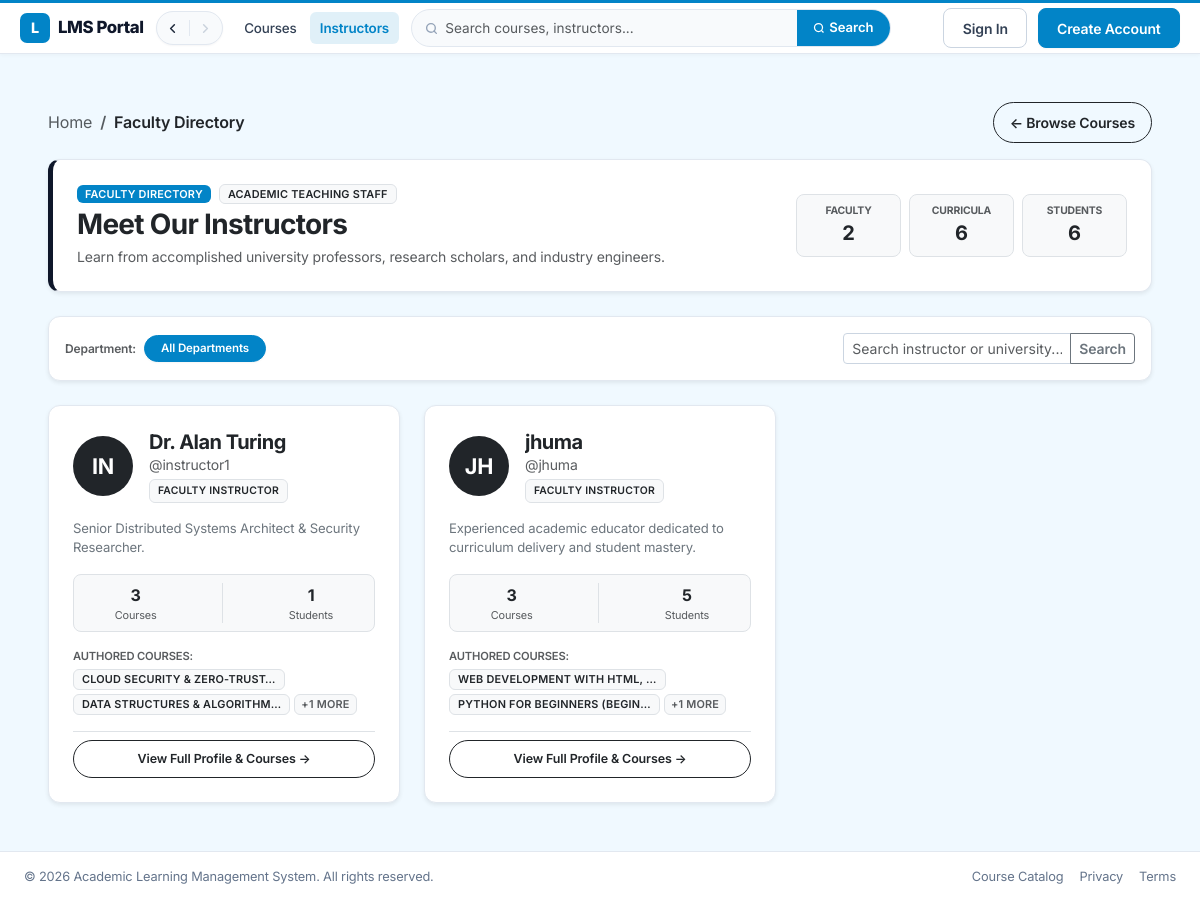
Before: /accounts/instructors/ with the older database file.
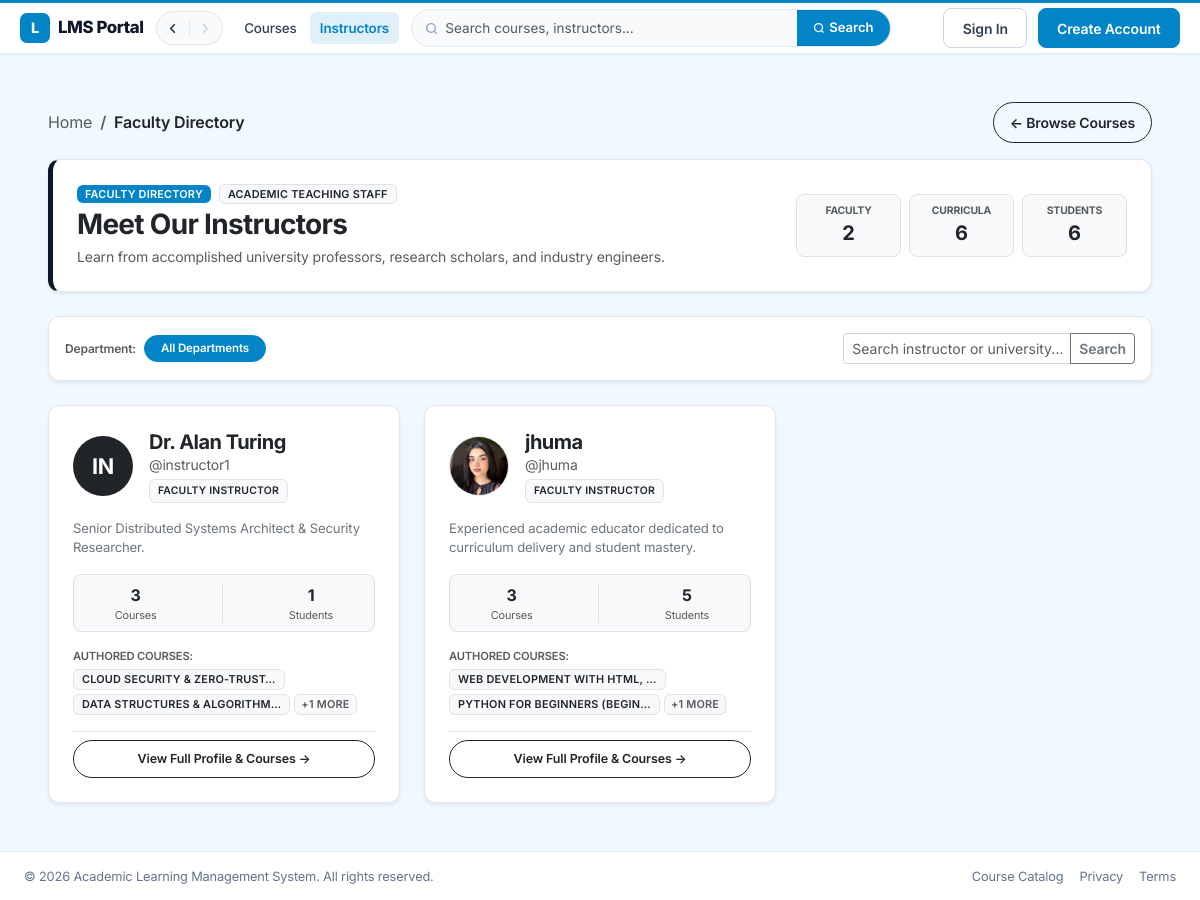
After: the same page with the newer database file.
### accounts/models.py (models this page shows, shortened)
class User(AbstractUser):
    class Role(models.TextChoices):
        STUDENT = 'student', 'Student'
        INSTRUCTOR = 'instructor', 'Instructor'
        ADMIN = 'admin', 'Admin'
    role = models.CharField(
        max_length=20,
        choices=Role.choices,
        default=Role.STUDENT,
    )
    bio = models.TextField(blank=True)
    profile_picture = models.ImageField(
        upload_to='profile_pics/',
        blank=True,
        null=True,
    )
    phone_number = models.CharField(max_length=30, blank=True, verbose_name="Phone Number")
    address = models.CharField(max_length=255, blank=True, verbose_name="Street Address")
    city = models.CharField(max_length=100, blank=True, verbose_name="City")
    state = models.CharField(max_length=100, blank=True, verbose_name="State / Province")
    postal_code = models.CharField(max_length=20, blank=True, verbose_name="Postal / ZIP Code")
    country = models.CharField(max_length=100, blank=True, verbose_name="Country")
    institution_name = models.CharField(max_length=200, blank=True, verbose_name="Institution / University", help_text="Current school, college, or university")
    student_id = models.CharField(max_length=50, blank=True, verbose_name="Student / Academic ID", help_text="Institutional registration or student ID number")
    department = models.CharField(max_length=150, blank=True, verbose_name="Department / Faculty", help_text="e.g. Department of Computer Science")
    degree_program = models.CharField(max_length=150, blank=True, verbose_name="Degree / Major Program", help_text="e.g. B.Sc. in Computer Science & Engineering")
    academic_year = models.CharField(max_length=50, blank=True, verbose_name="Academic Year / Level", help_text="e.g. 1st Year, Senior, Graduate")
    gpa = models.CharField(max_length=20, blank=True, verbose_name="GPA / Grade Point Average", help_text="e.g. 3.85 / 4.00")
    max_devices = models.PositiveIntegerField(default=2)
    xp_points = models.PositiveIntegerField(default=0)
    streak_days = models.PositiveIntegerField(default=0)

### courses/models.py (models this page shows, shortened)
class Course(models.Model):
    class Status(models.TextChoices):
        DRAFT = 'draft', 'Draft'
        PUBLISHED = 'published', 'Published'
        ARCHIVED = 'archived', 'Archived'
    class Level(models.TextChoices):
        BEGINNER = 'beginner', 'Beginner'
        INTERMEDIATE = 'intermediate', 'Intermediate'
        ADVANCED = 'advanced', 'Advanced'
    title = models.CharField(max_length=200)
    slug = models.SlugField(max_length=200, unique=True)
    description = models.TextField()
    instructor = models.ForeignKey(
        settings.AUTH_USER_MODEL,
        on_delete=models.CASCADE,
        related_name='courses_created',
    )
    category = models.ForeignKey(
        Category,
        on_delete=models.SET_NULL,
        null=True,
        blank=True,
        related_name='courses',
    )
    level = models.CharField(
        max_length=20,
        choices=Level.choices,
        default=Level.BEGINNER,
    )
    language = models.CharField(max_length=50, default='English')
    price = models.DecimalField(max_digits=10, decimal_places=2, default=0.00)
    discount_price = models.DecimalField(max_digits=10, decimal_places=2, null=True, blank=True)
    is_free = models.BooleanField(default=False)
    preview_video_url = models.URLField(blank=True)
    requirements = models.TextField(
        blank=True,
        help_text='Prerequisites or requirements for this course',
    )
    what_you_will_learn = models.TextField(
        blank=True,
        help_text='Key learning outcomes (one per line or summary)',
    )
    thumbnail = models.ImageField(upload_to='course_thumbnails/', blank=True, null=True)
    thumbnail_url = models.URLField(max_length=500, blank=True, default='', help_text='Direct web photo/image link (URL)')
    status = models.CharField(
        max_length=20,
        choices=Status.choices,
        default=Status.DRAFT,
    )
    is_blocked = models.BooleanField(default=False, help_text="Course blocked or suspended by administration")
    blocked_reason = models.CharField(max_length=255, blank=True, default='', help_text="Reason for administrative block")
    created_at = models.DateTimeField(auto_now_add=True)
    updated_at = models.DateTimeField(auto_now=True)
    class Meta:
        ordering = ['-created_at']

### accounts/views.py (the view, shortened to what this page needs)
# urls.py: path('instructors/', views.instructor_list, name='instructor_list'),
def instructor_list(request):
    instructors = (
        User.objects.filter(role=User.Role.INSTRUCTOR, is_active=True)
        .annotate(
            published_courses_count=Count(
                'courses_created',
                filter=Q(courses_created__status=Course.Status.PUBLISHED),
                distinct=True,
            ),
            total_students_enrolled=Count(
                'courses_created__enrollments',
                filter=Q(courses_created__status=Course.Status.PUBLISHED),
                distinct=True,
            ),
        )
        .prefetch_related(
            Prefetch(
                'courses_created',
                queryset=Course.objects.filter(status=Course.Status.PUBLISHED).select_related('category'),
                to_attr='published_courses'
            )
        )
        .order_by('-published_courses_count', 'first_name', 'username')
    )
    q = request.GET.get('q', '').strip()
    dept = request.GET.get('dept', '').strip()
    if dept:
        instructors = instructors.filter(department__iexact=dept)
    departments = (
        User.objects.filter(role=User.Role.INSTRUCTOR, is_active=True)
        .exclude(department='')
        .values_list('department', flat=True)
        .distinct()
    )
    total_instructors = instructors.count()
    total_courses = sum(inst.published_courses_count for inst in instructors)
    total_students = sum(inst.total_students_enrolled for inst in instructors)
    return render(request, 'accounts/instructor_list.html', {
        'instructors': instructors,
        'q': q,
        'selected_dept': dept,
        'departments': departments,
        'total_instructors': total_instructors,
        'total_courses': total_courses,
        'total_students': total_students,
    })

### templates/accounts/instructor_list.html (shortened to what this page needs)
{% extends 'base.html' %}
{% load static %}
{% block main_class %}container-fluid px-3 px-md-4 px-xl-5 my-4{% endblock %}
{% block extra_css %}
<link rel="stylesheet" href="{% static 'css/instructor_list.css' %}?v=20261125">
{% endblock %}
{% block content %}
<div style="max-width: 1200px; margin: 0 auto;">
    <div class="d-flex align-items-center justify-content-between mb-3 flex-wrap gap-2">
        <nav aria-label="breadcrumb">
            <ol class="breadcrumb mb-0 small">
                <li class="breadcrumb-item"><a href="{% url 'courses:course_list' %}" class="text-decoration-none text-muted">Home</a></li>
                <li class="breadcrumb-item active text-dark fw-semibold" aria-current="page">Faculty Directory</li>
            </ol>
        </nav>
        <div>
            <a href="{% url 'courses:course_list' %}" class="btn btn-outline-dark btn-sm rounded-pill px-3">
                &larr; Browse Courses
            </a>
        </div>
    </div>
    <div class="card border-0 shadow-sm p-4 mb-4 bg-white" style="border: 1px solid #e2e8f0 !important; border-left: 5px solid #0f172a !important; border-radius: 12px;">
        <div class="d-flex flex-column flex-md-row justify-content-between align-items-md-center gap-3">
            <div>
                <div class="d-flex align-items-center gap-2 mb-1">
                    <span class="badge bg-dark text-white px-2 py-1 text-uppercase" style="font-size: 0.68rem;">FACULTY DIRECTORY</span>
                    <span class="badge bg-light text-dark border px-2 py-1" style="font-size: 0.68rem;">Academic Teaching Staff</span>
                </div>
                <h3 class="fw-bold text-dark mb-1">Meet Our Instructors</h3>
                <p class="text-muted small mb-0">Learn from accomplished university professors, research scholars, and industry engineers.</p>
            </div>
            <div class="d-flex align-items-center gap-2 flex-wrap">
                <div class="text-center px-3 py-2 bg-light rounded-3 border" style="min-width: 105px;">
                    <div class="text-muted" style="font-size: 0.65rem; font-weight: 700; text-transform: uppercase;">Faculty</div>
                    <div class="fw-bold text-dark fs-5">{{ total_instructors }}</div>
                </div>
                <div class="text-center px-3 py-2 bg-light rounded-3 border" style="min-width: 105px;">
                    <div class="text-muted" style="font-size: 0.65rem; font-weight: 700; text-transform: uppercase;">Curricula</div>
                    <div class="fw-bold text-dark fs-5">{{ total_courses }}</div>
                </div>
                <div class="text-center px-3 py-2 bg-light rounded-3 border" style="min-width: 105px;">
                    <div class="text-muted" style="font-size: 0.65rem; font-weight: 700; text-transform: uppercase;">Students</div>
                    <div class="fw-bold text-dark fs-5">{{ total_students }}</div>
                </div>
            </div>
        </div>
    </div>
    <div class="card border-0 shadow-sm p-3 mb-4 bg-white" style="border: 1px solid #e2e8f0 !important; border-radius: 12px;">
        <div class="d-flex flex-column flex-md-row justify-content-between align-items-md-center gap-3">
            <div class="d-flex flex-wrap gap-1 align-items-center">
                <span class="small text-muted fw-semibold me-1" style="font-size: 0.75rem;">Department:</span>
                <a href="?{% if q %}q={{ q }}&{% endif %}" class="btn btn-sm {% if not selected_dept %}btn-dark{% else %}btn-light border{% endif %} rounded-pill px-3 py-1" style="font-size: 0.72rem;">
                    All Departments
                </a>
            </div>
            <form method="get" class="d-flex align-items-center gap-2">
                <div class="input-group input-group-sm" style="min-width: 260px;">
                    <input type="text" name="q" class="form-control" placeholder="Search instructor or university..." value="{{ q }}">
                    <button class="btn btn-outline-secondary" type="submit">Search</button>
                </div>
            </form>
        </div>
    </div>
    <div class="row g-4">
        {% for inst in instructors %}
            <div class="col-md-6 col-lg-4">
                <div class="card h-100 border-0 shadow-sm bg-white instructor-card" style="border: 1px solid #e2e8f0 !important; border-radius: 12px; transition: transform 0.2s ease, box-shadow 0.2s ease;">
                    <div class="card-body p-4 d-flex flex-column">
                        <div class="d-flex align-items-center gap-3 mb-3">
                            <a href="{% url 'accounts:instructor_detail' inst.username %}" class="text-decoration-none flex-shrink-0">
                                {% if inst.profile_picture %}
                                    <img src="{{ inst.profile_picture.url }}" alt="{{ inst.username }}" class="rounded-circle border" width="60" height="60" style="object-fit: cover;">
                                {% else %}
                                    <div class="rounded-circle bg-dark text-white d-flex align-items-center justify-content-center fw-bold" style="width: 60px; height: 60px; font-size: 1.35rem;">
                                        {{ inst.username|slice:":2"|upper }}
                                    </div>
                                {% endif %}
                            </a>
                            <div class="overflow-hidden">
                                <h5 class="fw-bold text-dark mb-0 text-truncate">
                                    <a href="{% url 'accounts:instructor_detail' inst.username %}" class="text-dark text-decoration-none">
                                        {{ inst.get_full_name|default:inst.username }}
                                    </a>
                                </h5>
                                <div class="text-muted small">@{{ inst.username }}</div>
                                <span class="badge bg-light text-dark border px-2 py-0.5 mt-1" style="font-size: 0.65rem;">
                                    Faculty Instructor
                                </span>
                            </div>
                        </div>
                        <div class="text-secondary small mb-3 flex-grow-1" style="line-height: 1.5; font-size: 0.82rem;">
                            {{ inst.bio|default:"Experienced academic educator dedicated to curriculum delivery and student mastery."|truncatewords:20 }}
                        </div>
                        <div class="d-flex justify-content-around p-2 bg-light rounded-3 border mb-3 text-center small">
                            <div>
                                <div class="fw-bold text-dark fs-6">{{ inst.published_courses_count }}</div>
                                <div class="text-muted" style="font-size: 0.68rem;">Courses</div>
                            </div>
                            <div>
                                <div class="fw-bold text-dark fs-6">{{ inst.total_students_enrolled }}</div>
                                <div class="text-muted" style="font-size: 0.68rem;">Students</div>
                            </div>
                        </div>
                        {% if inst.published_courses %}
                            <div class="mb-3">
                                <div class="text-muted small fw-semibold mb-1" style="font-size: 0.7rem; text-transform: uppercase;">Authored Courses:</div>
                                <div class="d-flex flex-wrap gap-1">
                                    {% for c in inst.published_courses|slice:":2" %}
                                        <a href="{% url 'courses:course_detail' c.slug %}" class="badge bg-light text-dark border text-decoration-none text-truncate" style="max-width: 100%; font-size: 0.68rem; padding: 4px 8px;" title="{{ c.title }}">
                                            {{ c.title|truncatechars:28 }}
                                        </a>
                                    {% endfor %}
                                    {% if inst.published_courses|length > 2 %}
                                        <span class="badge bg-light text-muted border" style="font-size: 0.68rem; padding: 4px 6px;">
                                            +{{ inst.published_courses|length|add:"-2" }} more
                                        </span>
                                    {% endif %}
                                </div>
                            </div>
                        {% endif %}
                        <div class="pt-2 border-top mt-auto">
                            <a href="{% url 'accounts:instructor_detail' inst.username %}" class="btn btn-outline-dark btn-sm w-100 rounded-pill py-1.5 fw-semibold" style="font-size: 0.78rem;">
                                View Full Profile &amp; Courses &rarr;
                            </a>
                        </div>
                    </div>
                </div>
            </div>
        {% endfor %}
    </div>
</div>
{% endblock %}

Changed rows visible on the page:
changed User "jhuma": profile_picture: picture added; username "JH" → (not shown)
